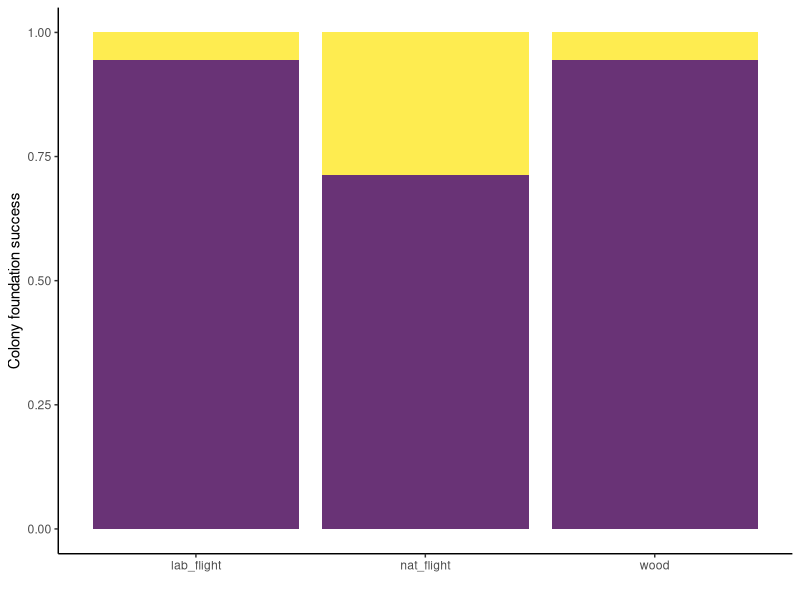
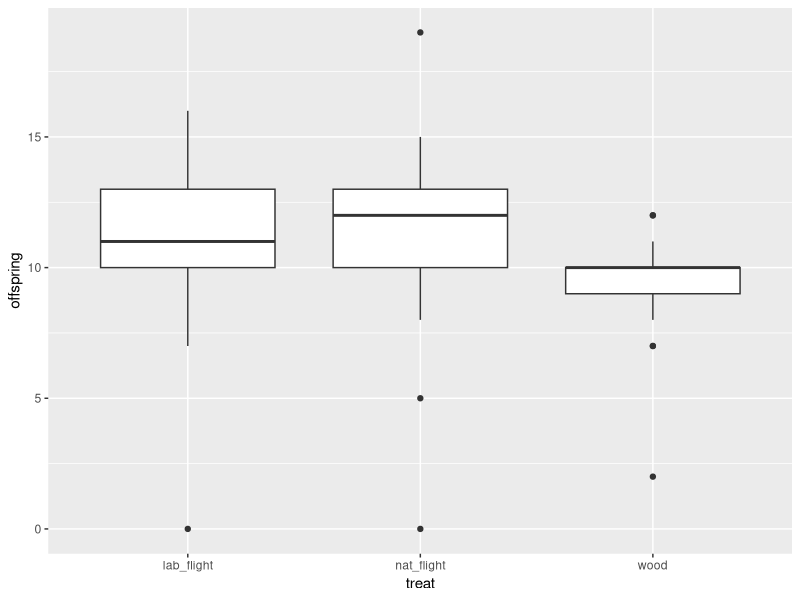
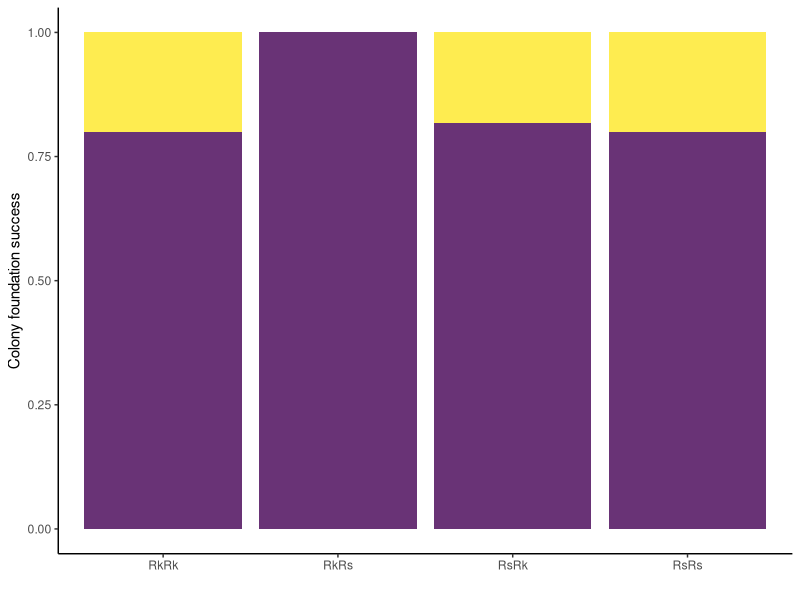
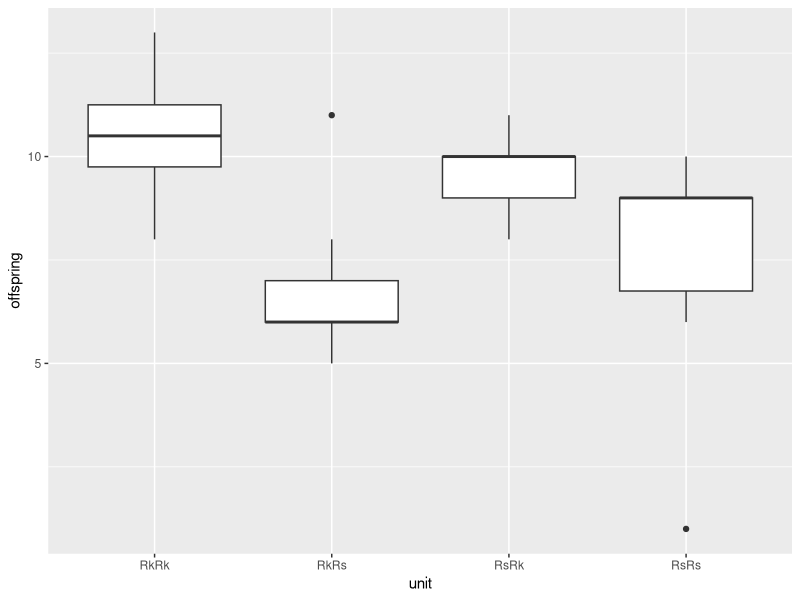

These charts were generated, in order, by the following R code:
## Analysis for R.kanmonensis swarming
## Nobuaki Mizumoto

#------------------------------------------------------------------------------#
{
  library(MASS)
  
  library(car)
  library(lme4)
  library(multcomp)
  
  library(fitdistrplus)
  
  library(ggplot2)
  library(viridis)
  
}
#------------------------------------------------------------------------------#

#------------------------------------------------------------------------------#
# output of swarming observations
#------------------------------------------------------------------------------#
swarming_output <- function(){
  
  # read data
  {
    d_lab <- read.csv("data/raw/lab_swarm.csv",header=T)
    d_field <- read.csv("data/raw/semifield_swarm.csv",header=T)
    
    d_lab_5 <- d_lab[d_lab$temp_treat==5,]
    d_lab_20 <- d_lab[d_lab$temp_treat==20,]
  }

  # define swarming events, by obtaining outlines using z-score method
  {
    outlier = NULL
    for (i in unique(d_field$colony_id) ){
      x = subset(d_field, colony_id == i)$alates
      outlier = c(outlier, abs(scale(x)) > 3)
    }
    d_field$outlier = outlier
    
    outlier = NULL
    for (i in unique(d_lab_20$ID) ){
      x = subset(d_lab_20, ID == i)$alates
      outlier = c(outlier, abs(scale(x)) > 3)
    }
    d_lab_20$outlier = outlier
  }
  
  # plot time development
  {
    ## field
    ggplot(d_field, aes(x = day, y=alates))  +
      geom_path() +
      geom_point(data=d_field[d_field$outlier,], col= 2) +
      #geom_point(aes(col= outlier)) +
      facet_grid(colony_id~., scales = "free") +
      theme_classic() +
      theme(strip.background = element_blank(),
        strip.text.y = element_blank()  ) +
      xlab("Day")+
      ylab("Alates")
    ggsave("output/field_swarm_timedevelopment.pdf",
           width=3, height=5)  
    
    temp_cols = viridis(4, option = "C")
    ggplot(d_field[d_field$colony_id == "col-1",])  +
      geom_path(aes(x = day, y=ave_temp), col=temp_cols[3]) +
      geom_path(aes(x = day, y=min_temp), col=temp_cols[2]) +
      geom_path(aes(x = day, y=max_temp), col=temp_cols[1]) +
      ylim(-5,45) +
      theme_classic()+
      xlab("Day")+
      ylab("Temperature (°C)")
    ggsave("output/field_temp.pdf",
           width=3, height=1.5)  
    
    ## lab
    ggplot(d_lab_20, aes(x = day, y=alates))  +
      geom_path() +
      geom_point(data=d_lab_20[d_lab_20$outlier,], col= 2) +
      facet_grid(ID~., scales = "free") +
      theme_classic() +
      theme(strip.background = element_blank(),
            strip.text.y = element_blank()  ) +
      xlab("Day")+
      ylab("Alates")
    ggsave("output/lab_swarm_timedevelopment.pdf",
           width=3, height=5)  
    
    temp_cols = viridis(4, option = "C")
    ggplot(d_lab_20[d_lab_20$ID == "A1",])  +
      geom_path(aes(x = day, y=ave_temp), col=temp_cols[3]) +
      geom_path(aes(x = day, y=min_temp), col=temp_cols[2]) +
      geom_path(aes(x = day, y=max_temp), col=temp_cols[1]) +
      theme_classic()+
      ylim(-5,45) +
      xlab("Day")+
      ylab("Temperature (°C)")
    ggsave("output/lab_temp.pdf",
           width=3, height=1.5)  
  }
  
  # Logistic fitting max temp vs alate fraction in the field
  total_nest_alate = tapply(d_field$cumulative_alate, d_field$colony_id, max)
  d_field$alate_remaining_nest = rep(total_nest_alate, each = 40) - d_field$cumulative_alate
  
  r <- glmer(cbind(alates, alate_remaining_nest)~max_temp+(1|colony_id), 
             family=binomial(link="logit"), data=d_field[d_field$end ==0,])
  summary(r)
  Anova(r)
  
  logistic <- function(x){ 1/(1+exp(-x)) }
  Est <- summary(r)$coefficient[,1]
  fit_x <- seq(min(d_field[d_field$end==0,]$max_temp),
               max(d_field[d_field$end==0,]$max_temp),length.out=120) 
  fit_y <- logistic(Est[1]+Est[2]*fit_x)
  logistic_fitting <- data.frame(fit_x, fit_y)
  
  ggplot(d_field[d_field$end==0,])+
    geom_point( aes(x=max_temp, y=alate_fraction, col=alates),
                alpha=1) +
    scale_color_viridis(option = "A", end=0.8) +
    theme_classic()+
    #scale_color_viridis(discrete=F)+
    xlab("Maximum temperature (°C)")+
    ylab("Fraction of alates swarmed")+
    geom_line(aes(fit_x, fit_y), data=logistic_fitting)+
    theme(legend.position = "top")
  ggsave("output/field_swarm_fitting_temp.pdf",
         width=3, height=5)  
  
  
  r <- glmer(cbind(alates, alate_remaining_nest)~ave_temp+(1|colony_id), 
             family=binomial(link="logit"), data=d_field[d_field$end ==0,])
  summary(r)
  Anova(r)
  
  r <- glmer(cbind(alates, alate_remaining_nest)~min_temp+(1|colony_id), 
             family=binomial(link="logit"), data=d_field[d_field$end ==0,])
  summary(r)
  Anova(r)
  
  hist(d_field[d_field$flight>0,"max_temp",])
  hist(d_field[d_field$flight>0,"ave_temp",])
  hist(d_field[d_field$flight>0,"min_temp",])
  
  ## lab time development
  
  ## largest swarming
  df_largest_swarm = data.frame(
    treat = c(rep("field", 7), rep("lab", 6)),
    colony = c( unique(d_field$colony_id), unique(d_lab_20$ID)),
    largest_swarm = c( tapply(d_field$alates, d_field$colony_id, max),
                       tapply(d_lab_20$alates, d_lab_20$ID, max)),
    total_swarm = c( tapply(d_field$cumulative_alate, d_field$colony_id, max),
                     tapply(d_lab_20$cumlative, d_lab_20$ID, max))
  )
  
  r <- glmer(cbind(largest_swarm, total_swarm-largest_swarm) ~ 
               treat+(1|colony), 
             family=binomial(link="logit"), data=df_largest_swarm)
  summary(r)
  Anova(r)
  
  ggplot(df_largest_swarm, aes(x=treat, y = largest_swarm/total_swarm)) +
    geom_boxplot() + 
    geom_point() +
    ylim(c(0,1))
}


##
d_colony_found <- read.csv("data/raw/colony_foundation.csv",header=T)
d_hybrid_found <- read.csv("data/raw/hybrid_foundation.csv",header=T)

d_dish <- d_colony_found[d_colony_found$case=="dish",] # removal the results of glass cell

#
ggplot(d_dish, aes(x = treat, fill = as.factor(foundation))) + 
  geom_bar(position = "fill", alpha = 0.8)+
  scale_fill_viridis(discrete = T, direction = -1) +
  theme_classic()+
  theme(legend.position = "none")+
  xlab("")+
  ylab("Colony foundation success")

r <- glmer(foundation ~ treat + (1|colony), family=binomial(link="logit"),
           data=d_dish)
Anova(r)
multicomparison<-glht(r,linfct=mcp(treat="Tukey"))
summary(multicomparison)

d_suc <- d_dish[d_dish$foundation == 1,]
ggplot(data=d_suc, aes(x=treat, y=offspring))+
  geom_boxplot()
r <- glmer(total ~ treat + (1|colony), family=poisson, data=d_suc)
Anova(r)


## 

ggplot(d_hybrid_found, aes(x = unit, fill = as.factor(foundation))) + 
  geom_bar(position = "fill", alpha = 0.8)+
  scale_fill_viridis(discrete = T, direction = -1) +
  theme_classic()+
  theme(legend.position = "none")+
  xlab("")+
  ylab("Colony foundation success")

d_hybrid_found$unit <- as.factor(d_hybrid_found$unit)
r <- glm(foundation ~ unit, family=binomial(link="logit"),
           data=d_hybrid_found)
Anova(r)

d_suc <- d_hybrid_found[d_hybrid_found$foundation == 1,]
ggplot(data=d_suc, aes(x=unit, y=offspring))+
  geom_boxplot()
r <- glm(total ~ unit, family=poisson, data=d_suc)
Anova(r)
multicomparison<-glht(r,linfct=mcp(unit="Tukey"))
summary(multicomparison)
